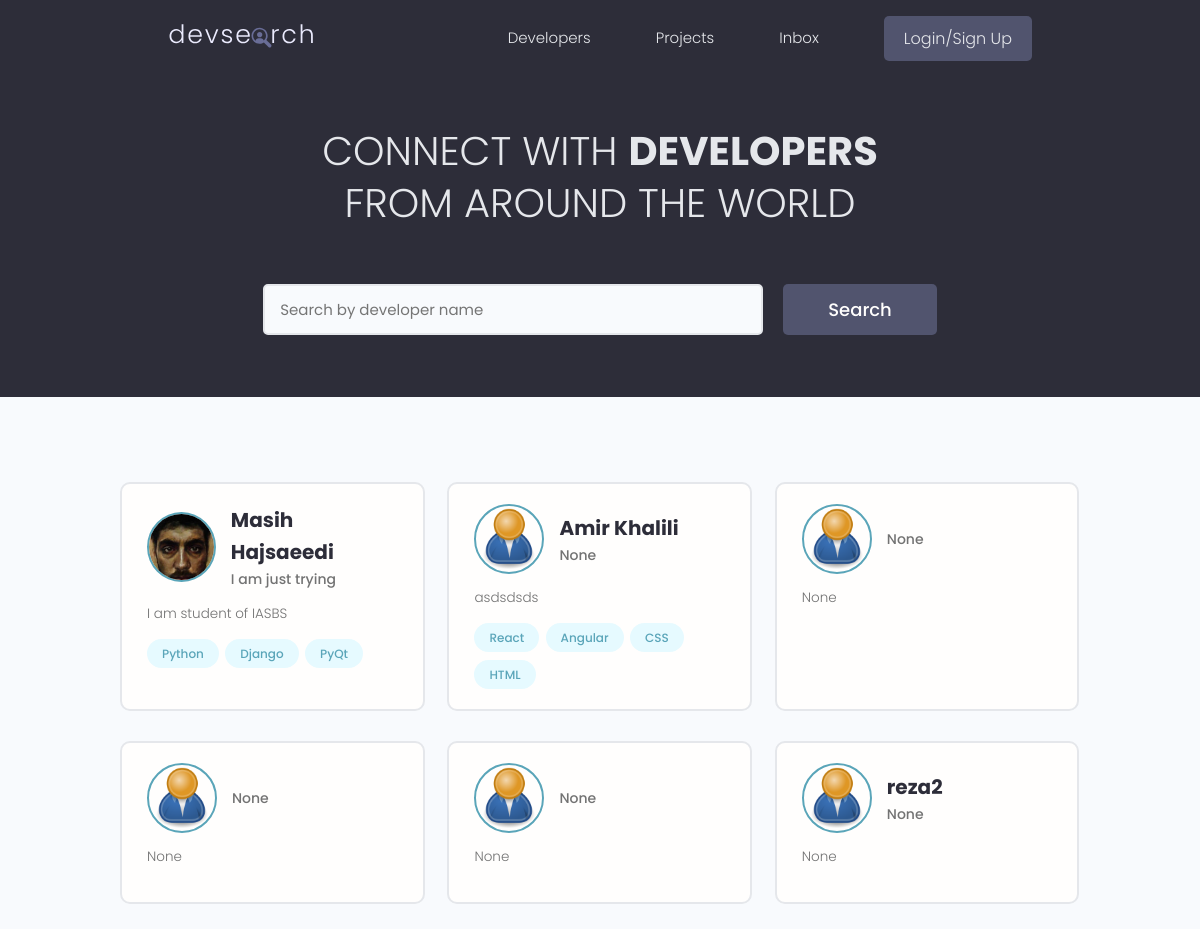
The app's page /, older data.
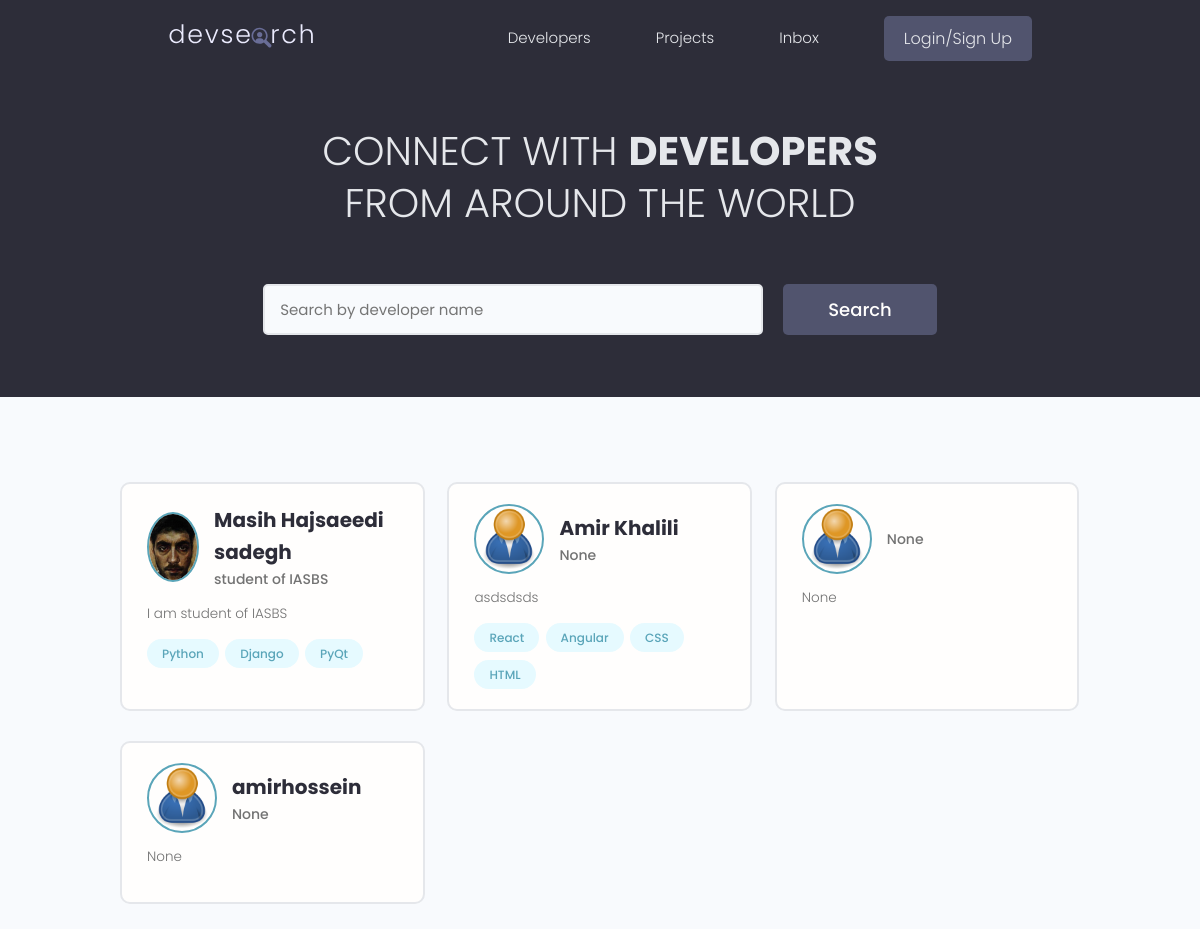
The same page, newer data.
### users/models.py (models this page shows, shortened)
class Profile(models.Model):
    user = models.OneToOneField(User, on_delete=models.CASCADE, null=True, blank=True)
    name = models.CharField(max_length=200, null=True, blank=True)
    email = models.EmailField(max_length=500, null=True, blank=True)
    username = models.CharField(max_length=200, null=True, blank=True)
    location = models.CharField(max_length=200, null=True, blank=True)
    short_intro = models.CharField(max_length=200, null=True, blank=True)
    bio = models.TextField(null=True, blank=True)
    profile_image = models.ImageField(null=True, blank=True, upload_to='profiles/', default='profiles/user-default.png')
    social_github = models.CharField(max_length=200, null=True, blank=True)
    social_twitter = models.CharField(max_length=200, null=True, blank=True)
    social_linkedin = models.CharField(max_length=200, null=True, blank=True)
    social_youtube = models.CharField(max_length=200, null=True, blank=True)
    social_website = models.CharField(max_length=200, null=True, blank=True)
    created = models.DateTimeField(auto_now_add=True)
    id = models.UUIDField(default=uuid.uuid4, unique=True, primary_key=True, editable=False)

class Skill(models.Model):
    owner = models.ForeignKey(Profile, on_delete=models.CASCADE, null=True, blank=True)
    name = models.CharField(max_length=200, null=True, blank=True)
    description = models.TextField(null=True, blank=True)
    created = models.DateTimeField(auto_now_add=True)
    id = models.UUIDField(default=uuid.uuid4, unique=True, primary_key=True, editable=False)
    def __str__(self):
        return str(self.name)

### users/views.py (the view)
# urls.py: path('', views.profiles, name='profiles'),
def profiles(request):
    profiles = Profile.objects.all()
    context = {'profiles': profiles}
    return render(request, 'users/profiles.html', context)

### users/templates/users/profiles.html (shortened to what this page needs)
{% extends 'main.html' %}
{% block content %}
<main class="home">
    <section class="hero-section text-center">
      <div class="container container--narrow">
        <div class="hero-section__box">
          <h2>CONNECT WITH <span>DEVELOPERS</span></h2>
          <h2>FROM AROUND THE WORLD</h2>
        </div>
        <div class="hero-section__search">
          <form class="form" action="#" method="get">
            <div class="form__field">
              <input class="input input--text" id="formInput#search" type="text" name="text"
                placeholder="Search by developer name" />
            </div>
            <input class="btn btn--sub btn--lg" type="submit" value="Search" />
          </form>
        </div>
      </div>
    </section>
    <section class="devlist">
      <div class="container">
        <div class="grid grid--three">
            {% for profile in profiles %}
            <div class="column card">
                <div class="dev">
                <a href="{% url 'user-profile' profile.id %}" class="card__body">
                    <div class="dev__profile">
                    <img class="avatar avatar--md" src="{{profile.profile_image.url}}" alt="image" />
                    <div class="dev__meta">
                        <h3>{{profile.name}}</h3>
                        <h5>{{profile.short_intro|slice:"60"}}</h5>
                    </div>
                    </div>
                    <p class="dev__info">{{profile.bio|slice:"150"}}</p>
                    <div class="dev__skills">
                    {% for skill in profile.skill_set.all|slice:"5" %}
                    <span class="tag tag--pill tag--main">
                        <small>{{skill}}</small>
                    </span>
                    {% endfor %}
                    </div>
                </a>
                </div>
            </div>
            {% endfor %}
        </div>
      </div>
    </section>
  </main>
{% endblock content %}

### templates/main.html (shortened to what this page needs)
<!DOCTYPE html>
{% load static %}
<html lang="en">
<head>
    <link rel="stylesheet" href="https://cdn.iconmonstr.com/1.3.0/css/iconmonstr-iconic-font.min.css" />
    <link rel="stylesheet" href="{% static 'uikit/styles/uikit.css' %}" />
    <link rel="stylesheet" href="{% static 'styles/app.css' %}" />
</head>
<body>
    {% include 'navbar.html' %}
    {% block content %}
    {% endblock content %}
</body>
</html>

### templates/navbar.html (shortened to what this page needs)
{% load static %}
<header class="header">
    <div class="container container--narrow">
      <a href="{% url 'profiles' %}" class="header__logo">
        <img src="{% static 'images/logo.svg' %}" alt="DevSearch Logo" />
      </a>
      <nav class="header__nav">
        <ul class="header__menu">
          <li class="header__menuItem"><a href="{% url 'profiles' %}">Developers</a></li>
          <li class="header__menuItem"><a href="{% url 'projects' %}">Projects</a></li>
          <li class="header__menuItem"><a href="">Inbox</a></li>
          {% if request.user.is_authenticated %}
          <li class="header__menuItem"><a href="{% url 'account' %}" >Account</a></li>
          <li class="header__menuItem"><a href="{% url 'logout' %}" class="btn btn--sub">Logout</a></li>
          {% else %}
          <li class="header__menuItem"><a href="{% url 'login' %}" class="btn btn--sub">Login/Sign Up</a></li>
          {% endif %}
        </ul>
      </nav>
    </div>
  </header>

### static/styles/app.css (style rules this page uses)
:root { --color-sub: #2d2d39; }
.btn--sub { background-color: var(--color-sub-light); }
.card { border: 2px solid var(--color-light); }
img { width: 100%; }
.header { position: sticky; z-index: 111; background-color: var(--color-sub); padding: 1.5rem 0; }
.header > .container { display: flex; justify-content: space-between; align-items: center; }
.header__logo > img { height: 3.8rem; }
.header__nav > ul { display: inline-flex; align-items: center; list-style: none; gap: 6.5rem; }
.header__menuItem > a { color: var(--color-light); font-weight: 300; }
.hero-section { height: 40vh; display: flex; align-items: center; background-color: var(--color-sub); }
.hero-section__box { margin-bottom: 4rem; }
.hero-section__box > h2, .hero-section__box > h2 > span { font-size: 4rem; color: var(--color-light); line-height: 1.3; text-transform: uppercase; }
.hero-section__box > h2 { font-weight: 300; }
.hero-section__box > h2 > span { font-weight: 700; }
.hero-section__search > .form { display: flex; align-items: center; justify-content: center; gap: 2rem; }
.hero-section__search > .form input.input--text { width: 50rem; }
.devlist { margin-top: 8rem; }
.devlist .grid { align-items: stretch; }
.devlist .dev .dev__profile { display: flex; align-items: center; gap: 1.5rem; }
.devlist .dev .dev__meta h3 { color: var(--color-sub); font-size: 2rem; font-weight: 700; }
.devlist .dev .dev__meta h5 { color: var(--color-text); font-size: 1.4rem; font-weight: 500; }
.devlist .dev .dev__info { margin: 1.5rem 0; font-size: 1.35rem; line-height: 1.4; text-align: justify; }

### static/uikit/styles/modules/_variables.css (style rules this page uses)
:root { --color-main: #5aa5b9; --color-main-light: #e6faff; --color-sub: #3f4156; --color-sub-light: #51546e; --color-sub-lighter: #ededfd; --color-text: #737373; --color-gray: #8b8b8b; --color-light: #e5e7eb; --color-light-gray: #767676; --color-bg: #f8fafd; --color-white: #fffefd; --color-white-light: #f3f3f3; --color-success: #359e64; --color-success-bg: #def8e8; --color-error: #fc4b0b; --color-error-bg: #fff2ee; --font-base: 'Poppins', arial, helvetica, 'Segoe UI', roboto, ubuntu, sans-serif; --font-monospace: 'Fira Code', 'Courier New', courier, monospace; --font-regular: 300; --font-medium: 500; --font-bold: 700; --generic-shadow: 1px 1px 5px #00000010; --generic-transition: all 0.3s ease-in-out; }

### static/uikit/styles/modules/_base.css (style rules this page uses)
* { margin: 0; padding: 0; box-sizing: border-box; text-rendering: optimizeLegibility; color: inherit; font-size: inherit; }
html { font-size: 50%; }
@media only screen and (min-width: 480px) { html { font-size: 56.25%; } }
@media only screen and (min-width: 1200px) { html { font-size: 62.5%; } }
body { line-height: 1.6; font-weight: 400; font-size: 1.5rem; color: var(--color-text); background-color: var(--color-bg); min-height: 100vh; }

### static/uikit/styles/modules/_typography.css (style rules this page uses)
* { font-family: var(--font-base); }
h2 { font-size: 3.6rem; font-weight: var(--font-bold); }
h3 { font-size: 3.2rem; font-weight: var(--font-medium); }
h5 { font-size: 2.4rem; font-weight: var(--font-medium); }
h5, h6 { font-weight: var(--font-regular); }
p, span, strong { font-size: 1.6rem; color: var(--color-text); font-weight: var(--font-regular); }
a { padding-bottom: 2px; text-decoration: none; display: inline-block; color: var(--color-main); font-weight: var(--font-medium); }

### static/uikit/styles/modules/_utilities.css (style rules this page uses)
.container { width: 92%; max-width: 165rem; margin: 0 auto; box-sizing: border-box; }
.container--narrow { width: 92%; max-width: 120rem; }
@media screen and (min-width: 1000px) { .container { width: 90%; } }
@media screen and (min-width: 1000px) { .container--narrow { width: 85%; } }
@media screen and (min-width: 1200px) { .container { width: 80%; } }
@media screen and (min-width: 1200px) { .container--narrow { width: 72%; } }
.text-center { text-align: center; }

### static/uikit/styles/modules/_avatar.css (style rules this page uses)
.avatar { border-radius: 50%; border: 2px solid var(--color-main); object-fit: cover; }
.avatar--md { height: 7rem; width: 7rem; }

### static/uikit/styles/modules/_button.css (style rules this page uses)
.btn { display: inline-block; position: relative; cursor: pointer; background-color: var(--color-light); font-weight: var(--font-medium); color: var(--color-sub); text-decoration: none; padding: 1rem 2rem; border-radius: 0.5rem; border: none; width: -webkit-fit-content; width: -moz-fit-content; width: fit-content; height: -webkit-fit-content; height: -moz-fit-content; height: fit-content; font-size: 1.6rem; outline-width: 0; outline-color: transparent; -webkit-backface-visibility: hidden; backface-visibility: hidden; transition: all 0.3s ease-in-out; }
.btn--sub { background-color: var(--color-sub); color: var(--color-white); }
.btn--lg { font-size: 1.8rem; padding: 1.2rem 4.5rem; }

Row changes from the older to the newer data that the page shows:
removed Profile: profile_image (placeholder picture), short_intro "None", bio "None"
removed Profile: profile_image (placeholder picture), short_intro "None", bio "None"
removed Profile: profile_image (placeholder picture), name "reza2", short_intro "None", bio "None"
changed Profile "I am student of IASBS": name "Masih Hajsaeedi" → "Masih Hajsaeedi sadegh"; short_intro "I am just trying" → "student of IASBS"
added Profile: profile_image (placeholder picture), name "amirhossein", short_intro "None", bio "None"
